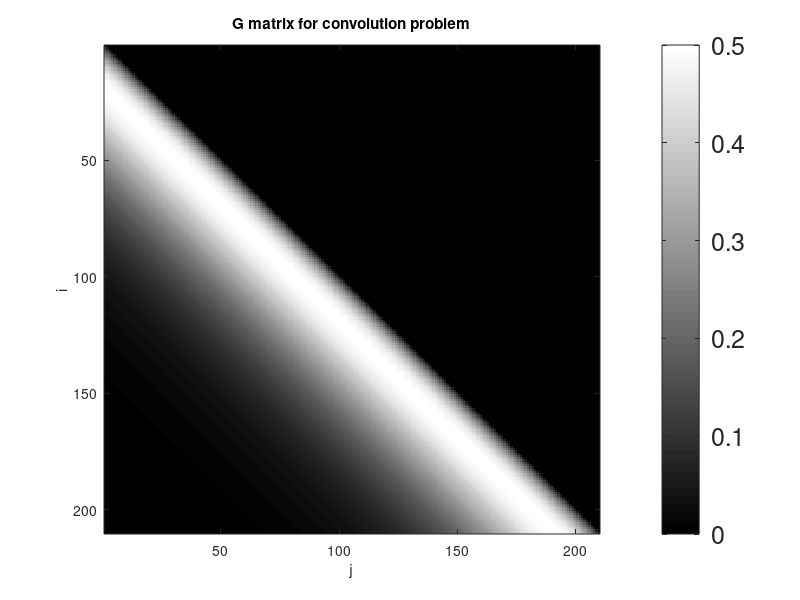
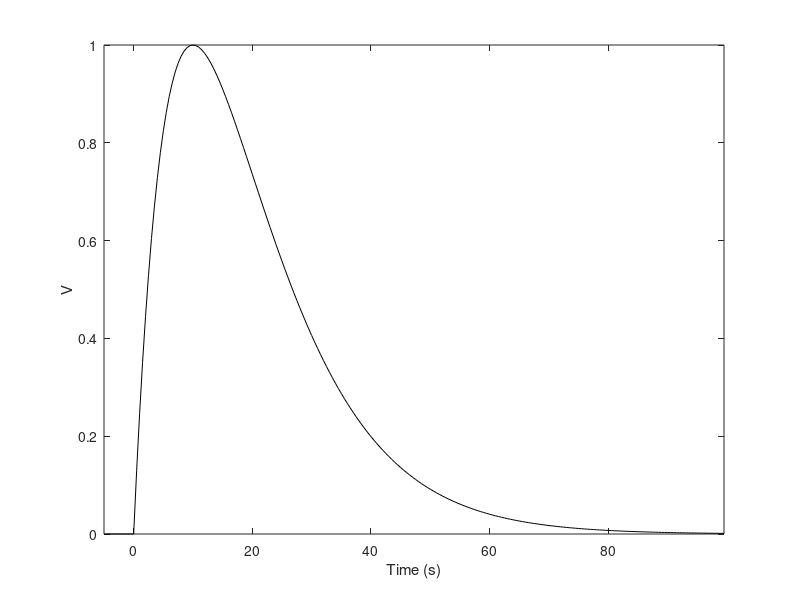
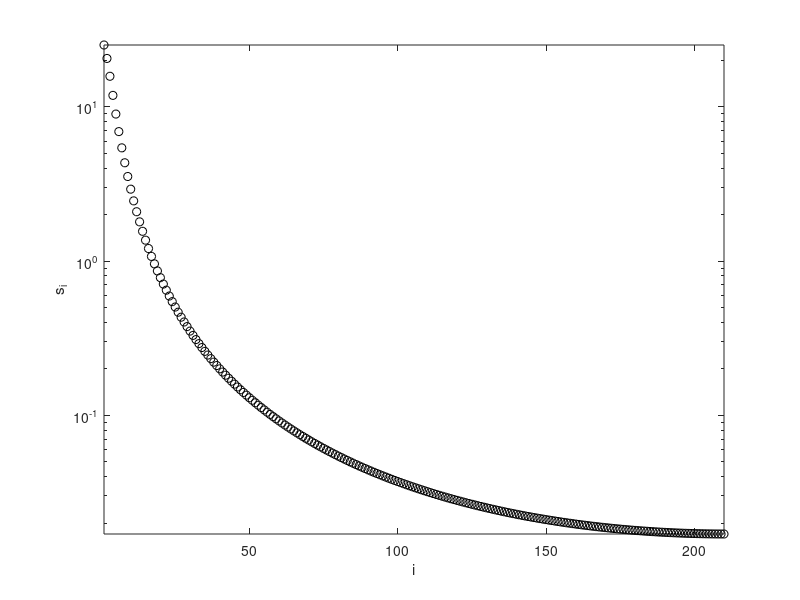
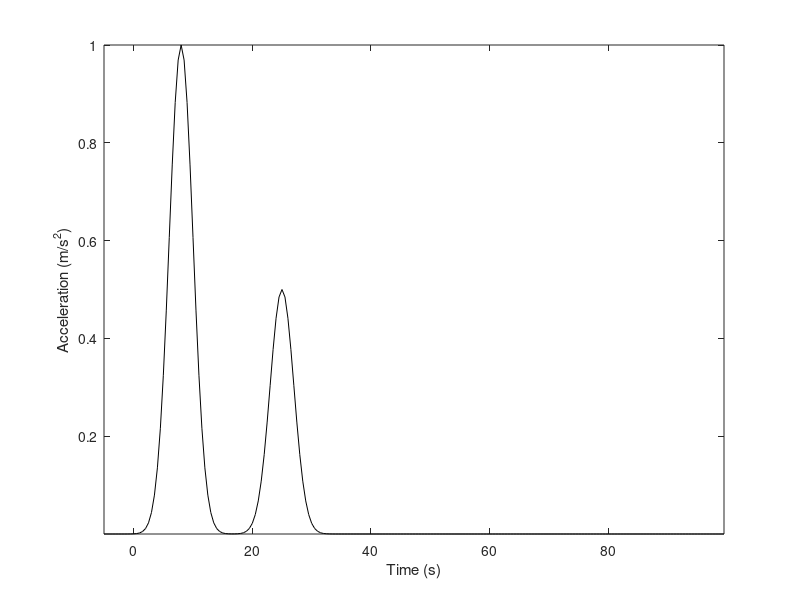

These figures' MATLAB source, in order:
%
% Example 3.2
% from Parameter Estimation and Inverse Problems, 2nd edition, 2011
% by R. Aster, B. Borchers, C. Thurber
%

clear
close all
clc
format compact

% Set constants
% The noise variance
noise = 0.05;
% Discretizing values for M & N (210 data points)
N = 211;
M = 211;

% Generate time vector
t = linspace(-5,100,N);

% Generate instrument impulse response as a critically-damped pulse
% note: this is for plotting purposes only (only sigi and gmax are used)
sigi = 10;
if 1==1
    for i = 1:N-1
      if (t(i)<0)
        g(i) = 0;
      else
        g(i) = t(i)*exp(-t(i)/sigi);
      end
    end

    % Normalize instrument response (i.e. max(g) = 1)
    gmax = max(g);
    g = g/gmax;

    % Plot of instrument response to unit area ground acceleration impulse.
    figure(2)
    plot(t(1:N-1),g,'k')
    axis tight
    xlabel('Time (s)')
    ylabel('V')
    disp('Instrument response to unit ground acceleration impulse (fig. 2)')
    %print -deps2 c3fimp_resp.eps
else
    gmax = 3.6788;
end

% Populate G matrix 
% First the numerator which varies
for i = 2:M
  for j = 1:N-1
    tp = t(j)-t(i);
    if (tp > 0)
      G(i-1,j) = 0;
    else
      G(i-1,j) = -tp*exp(tp/sigi);
    end
  end
end
% now divide everything by the denominator
deltat = t(2)-t(1);
G = G/gmax * deltat;

% Get SVD of G matrix
[U,S,V] = svd(G);

% Display image of G matrix with colorbar
figure(1)
colormap(gray)
imagesc(G)
H = colorbar;
set(H,'FontSize',18);
xlabel('j')
ylabel('i')
title('G matrix for convolution problem');
disp('Displaying image of G matrix (fig. 1)')

% True signal is two pulses of sig deviation
sig = 2;
% Find unscaled true signal model  
mtrue = exp(-(t(1:N-1)-8).^2/(sig^2*2))'... 
    + 0.5*exp(-(t(1:N-1)-25).^2/(sig^2*2))';
% Rescale true signal model to have a max of 1
mtrue = mtrue/max(mtrue);
% Get true data without noise
d = G*mtrue;
% Add random normal noise to the datadata
dn = G*mtrue + noise*randn(M-1,1);

% Using SVD with all 210 singular values
nkeep = N-1;
% Find Up, Vp, Sp
Up = U(:,1:nkeep);
Vp = V(:,1:nkeep);
Sp = S(1:nkeep,1:nkeep);

% Generalized inverse solutions for noisy data (mn) 
% and noise-free data (mperf)
mn = Vp*inv(Sp)*Up'*dn;
mperf = Vp*inv(Sp)*Up'*d;

% Display semilog plot of singular values
figure(3)
semilogy(diag(S),'ko')
axis tight
xlabel('i')
ylabel('s_i')
disp('Displaying semilog plot of singular values (fig. 3)')

% Plot true model
figure(4)
plot(t(1:N-1),mtrue,'k')
xlim([-5 100])
ylim([0 1])
axis tight
xlabel('Time (s)')
ylabel('Acceleration (m/s^2)');
disp('Displaying true model (fig. 4)')
%print -deps2 c3fm_true.eps

% Display predicted data using noise free model
figure(5)
plot(t(1:N-1),d,'k')
xlabel('Time (s)')
ylabel('V')
axis tight
disp('Displaying predicted data from true model (without noise) (fig. 5)')

% Display predicted data plus random independent noise
figure(6)
plot(t(1:N-1),dn,'k')
xlim([-5 100])
xlabel('Time (s)')
ylabel('V');
axis tight
disp(['Displaying predicted data from true model plus independent noise'...
    ' (fig. 6)'])
%print -deps2 c3fd_pred_noise.eps

% Display generalized inverse solution for noise-free data
figure(7)
plot(t(1:N-1),mperf,'k')
xlim([-5 100])
ylim([0 1])
xlabel('Time (s)')
ylabel('Acceleration (m/s^2)');
disp(['Displaying generalized inverse solution for noise-free data'...
    ' (210 singular values) (fig. 7)'])
%print -deps2 c3fpinv_solution_nonoise

% Display generalized inverse solution for noisy data
figure(8)
plot(t(1:N-1),mn,'k')
xlabel('Time (s)')
axis tight
ylabel('Acceleration (m/s^2)');
disp(['Displaying generalized inverse solution for noisy data'...
    ' (210 singular values) (fig. 8)'])
%print -deps2 c3fpinv_solution_noise

%--------------------------------------------------------------------------

% Truncate SVD to 26 singular values
nkeep = 26;
Up = U(:,1:nkeep);
Vp = V(:,1:nkeep);
Sp = S(1:nkeep,1:nkeep);

% Get model for truncated SVD (m2) with noisy data
m2 = Vp*inv(Sp)*Up'*dn;

% Display generalized inverse solution for noisy data
figure(9)
plot(t(1:N-1),m2,'k')
xlabel('Time (s)')
ylabel('Acceleration (m/s^2)');
axis tight
disp(['Displaying generalized inverse solution for noisy data'...
    ' (26 singular values) (fig. 9)'])
%print -deps2 c3fpinv_solution_noise_26

% Get resolution matrix
Rm = Vp*Vp';

% Display image of resolution matrix for truncated solution with colorbar
figure(10)
colormap(gray)
% use tight bounds on the colorbar instead of automatically expanded bounds
imagesc(Rm,[min(min(Rm)),max(max(Rm))])
xlabel('j')
ylabel('i')
H = colorbar;
set(H,'FontSize',18);
disp(['Displaying image of resolution matrix for truncated SVD solution'...
    ' (26 singular values) (fig. 10)'])
%print -deps2 c3fR_solution_26

% Display a column from the model resolution matrix for truncated SVD solution
figure(11)
plot(t(1:N-1), Rm(80,:),'k')
axis tight
xlabel('Time (s)')
ylabel('Element Value')
disp(['Displaying column of model resolution matrix for'...
    ' truncated SVD solution (fig. 11)'])
%print -deps2 c3fR_column_26

%show successive TSVD solutions
disp('Animating TSVD solutions as p increases (fig. 12)')

% the maximum p to use, the fit model and the diagonal elements
p = rank(G);
m = zeros(N-1,1);
ss = diag(S);

figure(12)
for i = 1:p
  % adjust the predicted model to have p singular values
  m = m+(U(:,i)'*dn/ss(i))*V(:,i);
  % keep track of the residuals for each p
  r(i) = norm(G*m-dn);
  % keep track of the model norm for each p
  mnorm(i) = norm(m);
  % plot the newly fit model
  plot(m)
  xlabel('Time (s)')
  ylabel('Acceleration (m/s^2)');
  axis([0 p+1 -1 1.5]);
  hold on
  % plot the true model
  plot(mtrue,'r-.','linewidth',2);
  hold off
  title(num2str(i));
  pause(0.1)
end

%Examine the trade-off curve (collected in the loop above)
% (The L curve is introduced in Chapter 4.)
figure(13)
plot(r,mnorm)
hold on
plot(r(26),mnorm(26),'ro')
hold off
ylabel('||m||_2')
xlabel('||Gm-d||_2')
text(r(26),mnorm(26),'   26 singular values in TSVD');
disp('Displaying TSVD trade-off curve (fig. 13)')

%==========================================================================
